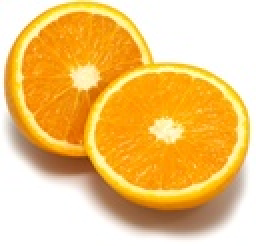
%> input picture Project 3/orange.jpg, 128 x 123 px, shrunk from 572 x 551 before the run (shown 2 times larger)
$ octave kmeans_example.m   (GNU Octave 9; MATLAB toolbox functions it lacks are replaced by stand-ins)
%> lines starting %> are read from the running program, lines starting %| are printed output that depends on the picture; in (x1, y1, x2, y2) boxes, pixels count from 0 and x2, y2 are one past the last pixel; in counts of white or black regions, pixels touching at a corner belong together; the program's own positions count from 1
### Project 3/kmeans_segm.m
function [segmentation, centers] = kmeans_segm(image, K, L, seed)

%Converting image to double to keep precisions
img = double(image);


%Reshaping the 3D image format to 2D image format for better performance by combining heigth and
%width and keeping RGB as the second dimension

[height, width, RGB] = size(img);
%Pixels are defined
X = reshape(img, height*width, 3);


%1-Randomly initialize the K cluster centers

%Defining min and max RGB values before randomization
RGB_min = int16(min(X));
RGB_max = int16(max(X));

%Randomization with min and max values for each color component in size K x 1

R = randi([RGB_min(1), RGB_max(1)], K, 1);
G = randi([RGB_min(2), RGB_max(2)], K, 1);
B = randi([RGB_min(3), RGB_max(3)], K, 1);

%Then we combine those components to keep RGB values of each cluster center
K_centers = [R, G, B];

%2-Compute all distances between pixels and cluster centers
distance = pdist2(X, K_centers);

%3-Iterate L times

for i = 1:L
    %4-Assign each pixel to the cluster center for which the distance is minimum
    %Creating a matrix for keeping assigned pixels(with their RGB) for each clusters
    K_assigned_pix = double(zeros(K,3));
    %Counting number of pixels assigned for each cluster
    K_count_pix = double(zeros(K,1));
    for pix = 1:length(X(:,1))
        %For each pixel, initializing assignment as if all are assigned to cluster 1
        assigned_K(pix) = 1;
        min_distance = distance(pix,assigned_K(pix));
        %Comparing the distance of initialization with other clusters and
        %find the minimum distance if there is a closer cluster to that
        %pixel
        for k = 2:K
            if (distance(pix,k) < min_distance)
                assigned_K(pix) = k;
                min_distance = distance(pix,k);
            end
        end
        %Filling the cluster with assigned pixels` RGB values and counting
        %the added pixel
        K_assigned_pix(assigned_K(pix), 1) = K_assigned_pix(assigned_K(pix), 1) + X(pix, 1);
        K_assigned_pix(assigned_K(pix), 2) = K_assigned_pix(assigned_K(pix), 2) + X(pix, 2);
        K_assigned_pix(assigned_K(pix), 3) = K_assigned_pix(assigned_K(pix), 3) + X(pix, 3);
        K_count_pix(assigned_K(pix)) = K_count_pix(assigned_K(pix)) + 1;
    end
    %5-Recompute each cluster center by taking the mean of all pixels assigned to it
    for k = 1:K
        if(K_count_pix(k) > 0)
            K_centers(k,1) = K_assigned_pix(k, 1) ./ K_count_pix(k);
            K_centers(k,2) = K_assigned_pix(k, 2) ./ K_count_pix(k);
            K_centers(k,3) = K_assigned_pix(k, 3) ./ K_count_pix(k);
        end
    end
    %6-Recompute all distances between pixels and cluster centers
    distance = pdist2(X, K_centers);
end

%Preparing segmentation and centers for clusters

X_new = zeros(height*width, 1);
for pix=1:height*width
    X_new(pix) = assigned_K(pix);
end
segmentation = uint8(reshape(X_new, height, width, 1));
centers = K_centers;
end


### Project 3/mean_segments.m
function Inew = mean_segments(I, segm)

N = max(max(segm));
[h, w, c] = size(I);
Ic = single(reshape(I, [h*w, c]));
sc = reshape(segm, [h*w,1]);
cols = zeros(N, c);
nums = zeros(N, 1);
for i=1:h*w
    s = sc(i);
    cols(s,:) = cols(s,:) + Ic(i,:);
    nums(s) = nums(s) + 1;
end
cols = bsxfun(@rdivide, cols, nums);
Inew = uint8(reshape(cols(sc,:), [h,w,c]));

### Project 3/overlay_bounds.m
function imout = overlap_bounds(im, segm)
[h,w] = size(segm);
imcut = segm(2:h-1,2:w-1);
diff = [ ones(1,w) ; ones(h-2,1), ((imcut==segm(3:h,2:w-1)) & (imcut==segm(2:h-1,3:w)) & (imcut==segm(1:h-2,2:w-1)) & (imcut==segm(2:h-1,1:w-2))), ones(h-2,1); ones(1,w) ];
mask = repmat(uint8(diff), [1,1,3]);
imout = (im .* mask);
imout(:,:,1) = imout(:,:,1) + (1 - mask(:,:,1))*255;

### Project 3/kmeans_example.m
K = 8;               % number of clusters used
L = 10;              % number of iterations
seed = 14;           % seed used for random initialization
scale_factor = 1.0;  % image downscale factor
image_sigma = 1.0;   % image preblurring scale

I = imread('orange.jpg');
%> I is the input picture: size 123x128x3 uint8; mean R, G, B 241, 197.1, 119.3
I = imresize(I, scale_factor);
Iback = I;
d = 2*ceil(image_sigma*2) + 1;
h = fspecial('gaussian', [d d], image_sigma);
I = imfilter(I, h);
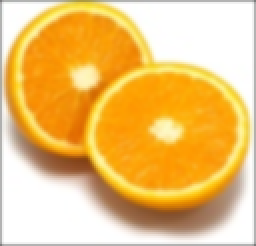
%> I: size 123x128x3 uint8 (shown 2 times larger); mean R, G, B 238.2, 194.2, 116.5

tic
[ segm, centers ] = kmeans_segm(I, K, L, seed);
%> in kmeans_segm, `RGB_min = int16(min(X));`: RGB_min = [125 66 0]
%> in kmeans_segm, `RGB_max = int16(max(X));`: RGB_max = [255 255 255]
%> in kmeans_segm, `K_centers = [R, G, B];`: K_centers = [235 176 207; 224 238 230; 180 161 79; 158 119 186; 191 209 230; 178 183 175; 227 113 120; 164 238 25]
%> after the loop in kmeans_segm, `for i = 1:L`: K_assigned_pix = [327510 292532 146131; 1163677 1161578 1156443; 1402458 891164 64890; 116666 73009 37527; 187073 177346 154191; 156566 147964 141344; 101651 79030 60790; 294274 235314 72681]; K_centers = [250.2 223.5 111.6; 253.1 252.6 251.5; 246.6 156.7 11.41; 154.1 96.45 49.57; 240.1 227.7 197.9; 188.2 177.8 169.9; 172.9 134.4 103.4; 246.5 197.1 60.87]; K_count_pix = [1309; 4598; 5687; 757; 779; 832; 588; 1194]
%> in kmeans_segm, `segmentation = uint8(reshape(X_new, height, width, 1));`:
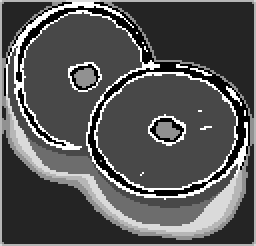
%> segmentation: size 123x128 uint8 (shown 2 times larger); min 1, max 8, mean 3.38; drawn with min black and max white
%> in kmeans_segm, `centers = K_centers;`: centers has the same summary as K_centers
%> centers has the same summary as K_centers in kmeans_segm
toc
Inew = mean_segments(Iback, segm);
%> in mean_segments, `N = max(max(segm));`: N = 8
%> the loop in mean_segments, `for i=1:h*w` made 15744 passes
%> s on passes 1 to 3: 7, 6, 6
%> after the loop in mean_segments, `for i=1:h*w`: cols = [329100 301416 161242; 1170160 1168698 1165618; 1404239 885990 54009; 114627 71067 37057; 189580 182132 161919; 192642 184304 178178; 102524 79877 61599; 291814 229253 58487]; nums = [1309; 4598; 5687; 757; 779; 832; 588; 1194]
%> in mean_segments, `cols = bsxfun(@rdivide, cols, nums);`: cols = [251.4 230.3 123.2; 254.5 254.2 253.5; 246.9 155.8 9.5; 151.4 93.88 48.95; 243.4 233.8 207.9; 231.5 221.5 214.2; 174.4 135.8 104.8; 244.4 192 48.98]
%> in mean_segments, `Inew = uint8(reshape(cols(sc,:), [h,w,c]));`:
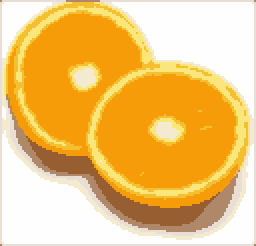
%> Inew: size 123x128x3 uint8 (shown 2 times larger); mean R, G, B 240.8, 197.1, 119.3
I = overlay_bounds(Iback, segm);
%> in overlap_bounds, `imcut = segm(2:h-1,2:w-1);`:
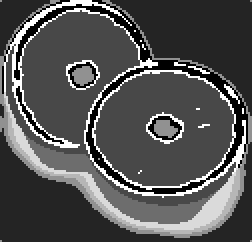
%> imcut: size 121x126 uint8 (shown 2 times larger); min 1, max 8, mean 3.29; drawn with min black and max white
%> in overlap_bounds, `diff = [ ones(1,w) ; ones(h-2,1), ((imcut==segm(3:h,2:w-1)) & (imcut==..`:
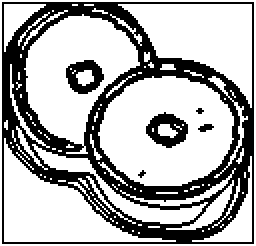
%> diff: size 123x128 double (shown 2 times larger); values 0 (black) and 1 (white), 69% white; 6 black regions (2 under 20 px), largest, box (x1, y1, x2, y2) and area: (1, 1, 127, 122) 4450, (73, 56, 94, 74) 210, (33, 30, 52, 47) 188, (99, 62, 107, 66) 21
%> in overlap_bounds, `imout = (im .* mask);`:
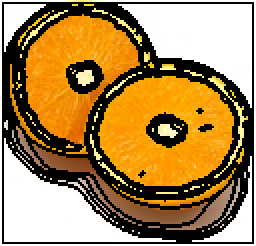
%> imout: size 123x128x3 uint8 (shown 2 times larger); mean R, G, B 167.7, 135.2, 83.6
%> in overlap_bounds, `imout(:,:,1) = imout(:,:,1) + (1 - mask(:,:,1))*255;`:
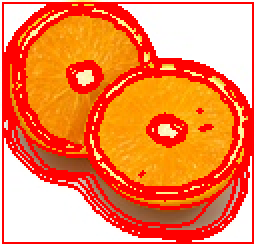
%> imout: size 123x128x3 uint8 (shown 2 times larger); mean R, G, B 246.8, 135.2, 83.6
figure(1);
subplot(1,2,1);
imshow(Inew);
subplot(1,2,2);
imshow(I);
% imwrite(Inew,'result/kmeans1.png')
% imwrite(I,'result/kmeans2.png')
